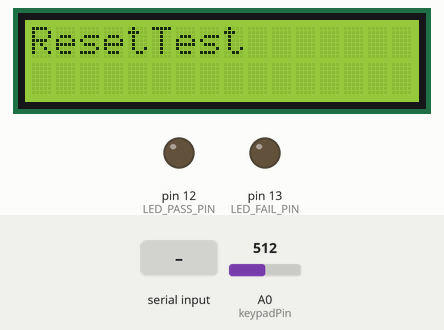
Recording of a sketch running on a simulated Arduino Uno, built with avr-gcc and run on an emulated ATmega328P. On the bench: 16×2 character LCD, output pins drawn as LEDs (lit = HIGH). Inputs (shaded band) come from the test bench; at power-on: A0 (keypadPin) = 512. What the sketch prints to the serial monitor is not drawn.

Above: at 0.5 s.
1.7 s: A0 (keypadPin) set to 40
At 7.3 s:
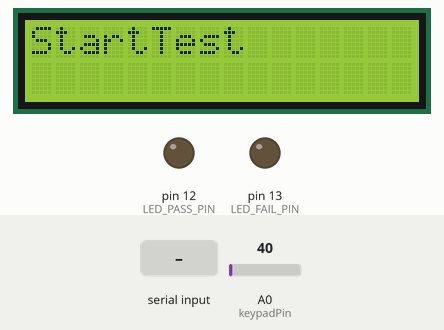
14.4 s: "MonitorStartAction\n" received over Serial
15.9 s: A0 (keypadPin) set to 60
21.4 s: "ForceFailTest\n" received over Serial
At 23.0 s:
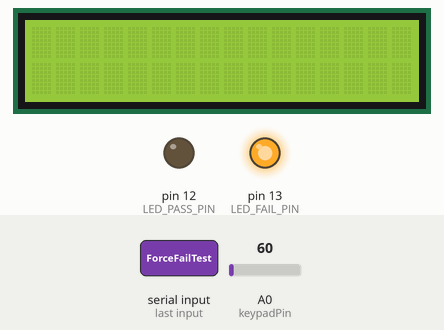
23.4 s: "UpVolume\n" received over Serial
At 23.8 s:
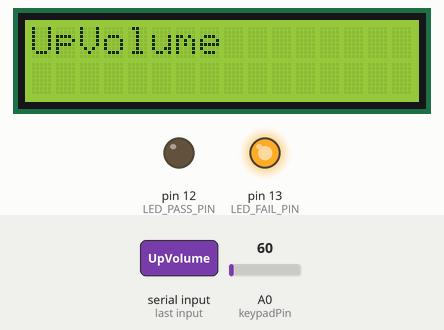
25.9 s: "DownVolume\n" received over Serial
At 26.7 s:
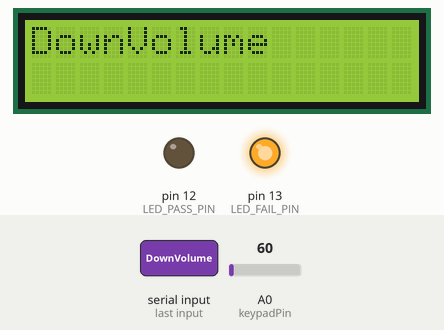
Timing chart, 0 to 28.9 s (numbered marks = the images above; inputs shaded):
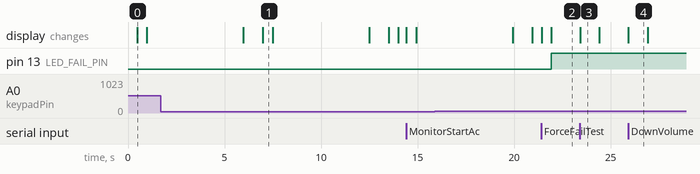

Measured:
- after the input at 1.7 s, the display: first differs from a run without the input after 5.3 s (image 1)
- after the input at 21.4 s, pin 13 (LED_FAIL_PIN): LOW → HIGH after 0.52 s; the display: first changes at once (image 2 shows a later state)
- after the input at 23.4 s, the display: changes at once (image 3)
- after the input at 25.9 s, the display: changes at once (image 4)
- what the display in image 0 shows lasts 0.5 s, from 0.5 s to 1.0 s
- what the display in image 3 shows lasts 1.0 s, from 23.4 s to 24.4 s

The sketch:

arduino_led_shield_serial_qdos.ino
```cpp
#define LCDI2C_ENABLED 0

#if LCDI2C_ENABLED
#include <LCD_I2C.h>
#else
#include <LiquidCrystal.h>
#endif

// Define the LCD pins
#if LCDI2C_ENABLED
LCD_I2C lcd(0x27, 16, 2);
#else
const int rs = 8, en = 9, d4 = 4, d5 = 5, d6 = 6, d7 = 7;
LiquidCrystal lcd(rs, en, d4, d5, d6, d7);

const int keypadPin = A0;
const int btnRIGHT = 0;
const int btnUP = 100;
const int btnDOWN = 250;
const int btnLEFT = 400;
const int btnSELECT = 600;
const int btnNONE = 1023;

int readKeypad() {
  int adc_key_in = analogRead(keypadPin);

  if (adc_key_in > 1000) return btnNONE;
  if (adc_key_in < 50) return btnRIGHT;
  if (adc_key_in < 200) return btnUP;
  if (adc_key_in < 350) return btnDOWN;
  if (adc_key_in < 550) return btnLEFT;
  if (adc_key_in < 750) return btnSELECT;

  return btnNONE; //for safety
}
#endif

const int LED_PASS_PIN = 12;
const int LED_FAIL_PIN = 13;

bool gIsPass = false;
int gStartButtonPressedState = 0;
int gResetButtonPressedState = 0;

void initStates() {
  gIsPass = false;
  gStartButtonPressedState = 0;
  gResetButtonPressedState = 0;

  return;
}

void resetAll() {
  initStates();

  delay(200);
  digitalWrite(LED_PASS_PIN, LOW);

  delay(200);
  digitalWrite(LED_FAIL_PIN, LOW);

  return;
}

void monitorStartButtonPressed() {
  int startButtonPressedTimeCounter = 0;
  while(1)
  {
    if (startButtonPressedTimeCounter == 500) {
      lcd.clear();
      lcd.print("Reset Monitor");
      delay(1000);
      lcd.clear();
      gStartButtonPressedState = 0;
      startButtonPressedTimeCounter = 0;
      break;
    }

    if (Serial.available() > 0) {
      String command = Serial.readStringUntil('\n');
      command.trim();
      if (command == "MonitorStartAction") {
        if (gStartButtonPressedState = 1) {
          Serial.println("MonitorStartAction_ACK_1"); // Send acknowledgment
          gStartButtonPressedState = 0;
          startButtonPressedTimeCounter = 0;
          break;
        }
        else {
          Serial.println("MonitorStartAction_ACK_0"); // Send acknowledgment
        }
      }
    }

    startButtonPressedTimeCounter = startButtonPressedTimeCounter + 1;

    delay(10);
  }

  return;
}

void monitorResetButtonPressed() {
  int resetButtonPressedTimeCounter = 0;
  while(1)
  {
    if (resetButtonPressedTimeCounter == 500) {
      lcd.clear();
      lcd.print("Reset Monitor");
      delay(1000);
      lcd.clear();
      gResetButtonPressedState = 0;
      resetButtonPressedTimeCounter = 0;
      break;
    }

    if (Serial.available() > 0) {
      String command = Serial.readStringUntil('\n');
      command.trim();
      if (command == "MonitorStartAction") {
        if (gResetButtonPressedState = 1) {
          Serial.println("MonitorStartAction_ACK_2"); // Send acknowledgment
          gResetButtonPressedState = 0;
          resetButtonPressedTimeCounter = 0;
          break;
        }
        else {
          Serial.println("MonitorStartAction_ACK_0"); // Send acknowledgment
        }
      }
    }

    resetButtonPressedTimeCounter = resetButtonPressedTimeCounter + 1;

    delay(10);
  }

  return;
}

void setup() {
  lcd.begin(16, 2);
  Serial.begin(9600);
#if LCDI2C_ENABLED
  lcd.backlight();
#endif
  lcd.print("Serial Control");

  pinMode(LED_PASS_PIN, OUTPUT);
  pinMode(LED_FAIL_PIN, OUTPUT);
  resetAll();
}

void loop() {
#if LCDI2C_ENABLED
#else
  int key = readKeypad();
  if (key == btnRIGHT) {
    lcd.clear();
    lcd.print("StartTest");
    delay(500);
    gStartButtonPressedState = 1;
    lcd.clear();
    monitorStartButtonPressed();
  }
  else if (key == btnLEFT) {
    lcd.clear();
    lcd.print("ResetTest");
    delay(500);
    gResetButtonPressedState = 1;
    lcd.clear();
    monitorResetButtonPressed();
  }
#endif

  if (Serial.available() > 0) {
    String command = Serial.readStringUntil('\n');
    command.trim();
    if (command == "UpVolume") {
      lcd.clear();
      lcd.print("UpVolume");
      delay(1000);
      Serial.println("UpVolume_ACK"); // Send acknowledgment
      lcd.clear();
    } else if (command == "DownVolume") {
      lcd.clear();
      lcd.print("DownVolume");
      delay(1000);
      Serial.println("DownVolume_ACK"); // Send acknowledgment
      lcd.clear();
    } else if (command == "PowerUp") {
      lcd.clear();
      lcd.print("PowerUp");
      delay(1000);
      Serial.println("PowerUp_ACK"); // Send acknowledgment
      lcd.clear();
    } else if (command == "PowerDown") {
      lcd.clear();
      lcd.print("PowerDown");
      delay(1000);
      Serial.println("PowerDown_ACK"); // Send acknowledgment
      lcd.clear();
    } else if (command == "PTT") {
      lcd.clear();
      lcd.print("PTT");
      delay(1000);
      Serial.println("PTT_ACK"); // Send acknowledgment
      lcd.clear();
    } else if (command == "MeasureMic") {
      lcd.clear();
      lcd.print("MeasureMic");
      delay(1000);
      Serial.println("MeasureMic_ACK"); // Send acknowledgment
      lcd.clear();
    } else if (command == "MonitorStartAction") {
      Serial.println("MonitorStartAction_ACK"); // Send acknowledgment
    } else if (command == "ForceFailTest") {
      gIsPass = false;
      lcd.clear();
      lcd.print("ForceFailTest");
      delay(500);
      digitalWrite(LED_FAIL_PIN, HIGH);
      Serial.println("ForceFailTest_ACK"); // Send acknowledgment
      lcd.clear();
    } else if (command == "ForcePassTest") {
      gIsPass = true;
      lcd.clear();
      lcd.print("ForcePassTest");
      delay(500);
      digitalWrite(LED_PASS_PIN, HIGH);
      Serial.println("ForcePassTest_ACK"); // Send acknowledgment
      lcd.clear();
    } else if (command == "ResetTest") {
      lcd.clear();
      lcd.print("ResetTest");
      delay(500);
      Serial.println("ResetTest_ACK"); // Send acknowledgment
      resetAll();
      lcd.clear();
    } else if (command == "CompleteTest") {
      lcd.clear();
      lcd.print("CompleteTest");
      //delay(500);

      if (gIsPass) {
        Serial.println("CompleteTest_ACK_PASS"); // Send acknowledgment
        gIsPass = false;
      }
      else {
        Serial.println("CompleteTest_ACK"); // Send acknowledgment
      }

      resetAll();
      lcd.clear();
    } else {
      lcd.clear();
      lcd.print("Unknown Cmd");
      Serial.println("UNKNOWN_ACK");
    }

    delay(10);
  }
}
```
